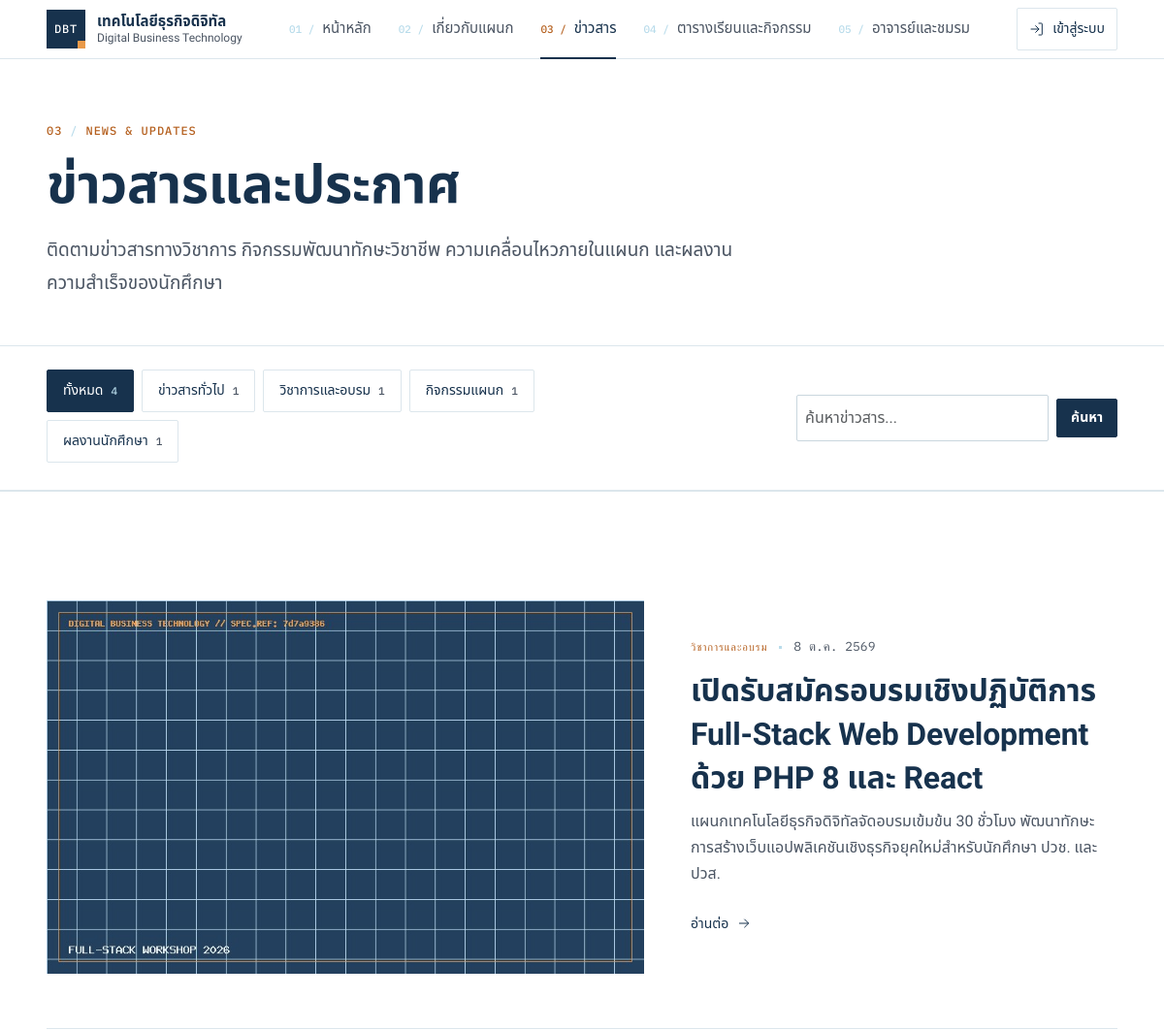
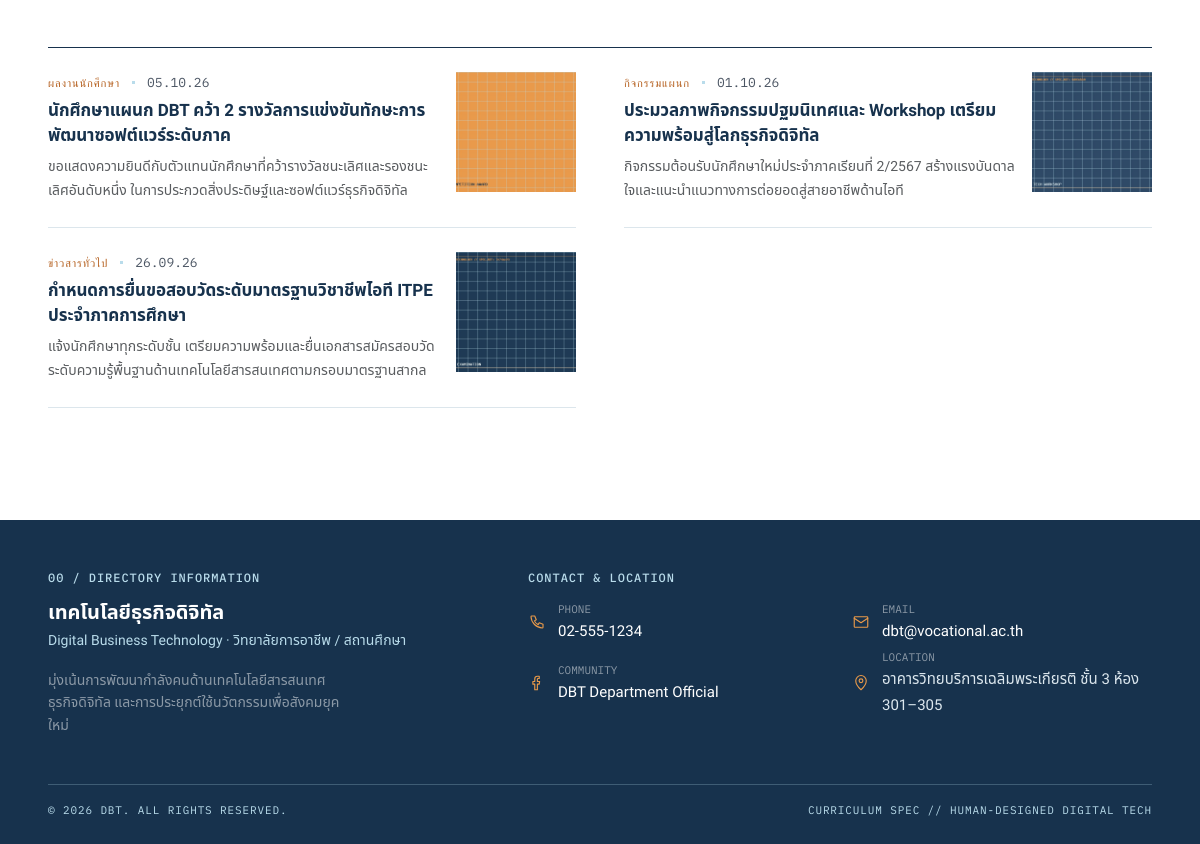
Page /news.php on the committed database (2 pictures, top to bottom).
### tables this page shows
CREATE TABLE `news_categories` (
  `id` INT AUTO_INCREMENT PRIMARY KEY,
  `name` VARCHAR(50) NOT NULL,
  `slug` VARCHAR(50) NOT NULL UNIQUE
);

CREATE TABLE `news` (
  `id` INT AUTO_INCREMENT PRIMARY KEY,
  `category_id` INT NOT NULL,
  `title` VARCHAR(255) NOT NULL,
  `summary` TEXT NOT NULL,
  `content` MEDIUMTEXT NOT NULL,
  `image_path` VARCHAR(255) NULL,
  `is_featured` TINYINT(1) NOT NULL DEFAULT 0,
  `published_at` DATE NOT NULL,
  `created_at` TIMESTAMP DEFAULT CURRENT_TIMESTAMP,
  INDEX `idx_news_cat` (`category_id`),
  INDEX `idx_news_pub` (`published_at`)
);

### includes/db.php (called while the page is built, shortened)
<?php
function db(): PDO
{
    static $pdo = null;
    if ($pdo === null) {
        try {
            $pdo = new PDO(
                'mysql:host=' . DB_HOST . ';dbname=' . DB_NAME . ';charset=utf8mb4',
                DB_USER,
                DB_PASS,
                [
                    PDO::ATTR_ERRMODE            => PDO::ERRMODE_EXCEPTION,
                    PDO::ATTR_DEFAULT_FETCH_MODE => PDO::FETCH_ASSOC,
                    PDO::ATTR_EMULATE_PREPARES   => false,
                ]
            );
        } catch (PDOException $e) {
            http_response_code(500);
            exit('<p style="font-family:sans-serif;padding:2rem">เชื่อมต่อฐานข้อมูลไม่ได้ — ตรวจสอบค่าใน <code>includes/config.php</code> และนำเข้า <code>database/schema.sql</code></p>');
        }
    }
    return $pdo;
}
function execute_query(string $sql, array $params = []): PDOStatement
{
    $st = db()->prepare($sql);
    $st->execute($params);
    return $st;
}
function q(string $sql, array $params = []): PDOStatement
{
    return execute_query($sql, $params);
}

### news.php (the view, shortened to what this page needs)
<?php
require_once __DIR__ . '/includes/helpers.php';
    ?>
    <?php
$catSlug     = filter_input(INPUT_GET, 'cat', FILTER_DEFAULT) ?: '';
$searchQuery = trim((string) ($_GET['q'] ?? ''));
$categories = q("
  SELECT c.*, COUNT(n.id) as news_count
  FROM news_categories c
  LEFT JOIN news n ON n.category_id = c.id
  GROUP BY c.id
  ORDER BY c.id ASC
")->fetchAll();
$totalCount = (int) q("SELECT COUNT(*) FROM news")->fetchColumn();
$params = [];
$whereClause = "WHERE 1=1";
$newsList = q("
  SELECT n.*, c.name as category_name, c.slug as category_slug
  FROM news n
  JOIN news_categories c ON n.category_id = c.id
  $whereClause
  ORDER BY n.is_featured DESC, n.published_at DESC, n.id DESC
", $params)->fetchAll();
$featuredArticle = null;
$regularList = $newsList;
if (empty($catSlug) && empty($searchQuery) && !empty($newsList)) {
    $featuredArticle = array_shift($regularList);
}
include __DIR__ . '/includes/header.php';
?>
<div class="page-head">
  <div class="container-xl">
    <p class="eyebrow">
      <span>03</span>
      <span class="sep">/</span>
      <span>NEWS & UPDATES</span>
    </p>
    <h1>ข่าวสารและประกาศ</h1>
    <p class="lead-text">
      ติดตามข่าวสารทางวิชาการ กิจกรรมพัฒนาทักษะวิชาชีพ ความเคลื่อนไหวภายในแผนก และผลงานความสำเร็จของนักศึกษา
    </p>
  </div>
</div>
<section class="section" style="padding-top: var(--s-5); padding-bottom: var(--s-5); border-bottom: 1px solid var(--c-line);">
  <div class="container-xl">
    <div class="row align-items-center gy-3">
      <div class="col-12 col-md-7">
        <div class="chip-scroll" role="tablist" aria-label="กรองหมวดหมู่ข่าว">
          <a href="<?= url('news.php' . ($searchQuery ? '?q=' . urlencode($searchQuery) : '')) ?>" class="chip" <?= empty($catSlug) ? 'aria-current="page"' : '' ?>>
            <span>ทั้งหมด</span>
            <span class="count"><?= $totalCount ?></span>
          </a>
          <?php foreach ($categories as $cat): ?>
            <a href="<?= url('news.php?cat=' . urlencode($cat['slug']) . ($searchQuery ? '&q=' . urlencode($searchQuery) : '')) ?>" class="chip" <?= $catSlug === $cat['slug'] ? 'aria-current="page"' : '' ?>>
              <span><?= e($cat['name']) ?></span>
              <span class="count"><?= (int) $cat['news_count'] ?></span>
            </a>
          <?php endforeach; ?>
        </div>
      </div>
      <div class="col-12 col-md-5">
        <form method="get" action="<?= url('news.php') ?>" class="d-flex align-items-center gap-2 justify-content-md-end m-0">
          <input type="search"
                 name="q"
                 class="form-control form-control-sm"
                 style="max-width: 260px;"
                 placeholder="ค้นหาข่าวสาร..."
                 value="<?= e($searchQuery) ?>">
          <button type="submit" class="btn btn-sm btn-navy" style="white-space: nowrap;">
            <span>ค้นหา</span>
          </button>
        </form>
      </div>
    </div>
  </div>
</section>
<section class="section">
  <div class="container-xl">
    <?php if ($featuredArticle): ?>
      <div class="mb-5 pb-5 border-bottom">
        <a href="<?= url('news.php?id=' . $featuredArticle['id']) ?>" class="news-feature">
          <div class="figure-img">
            <?php if (!empty($featuredArticle['image_path']) && file_exists(ROOT_PATH . '/' . $featuredArticle['image_path'])): ?>
              <img src="<?= url($featuredArticle['image_path']) ?>" alt="<?= e($featuredArticle['title']) ?>">
            <?php else: ?>
              <div class="monogram monogram-lg" style="aspect-ratio: 16/10;">FEATURED</div>
            <?php endif; ?>
          </div>
          <div>
            <div class="meta-line">
              <span class="tag"><?= e($featuredArticle['category_name']) ?></span>
              <span class="dot"></span>
              <span class="mono"><?= thai_date($featuredArticle['published_at']) ?></span>
            </div>
            <h2><?= e($featuredArticle['title']) ?></h2>
            <p><?= e($featuredArticle['summary']) ?></p>
            <span class="link-more mt-3">
              <span>อ่านต่อ</span>
              <?= icon('arrow-right', 16) ?>
            </span>
          </div>
        </a>
      </div>
    <?php endif; ?>
    <?php if (empty($newsList)): ?>
      <div class="text-center py-5 text-muted">
        <?= icon('news', 40) ?>
        <p class="mt-3">ยังไม่มีข่าวสารในหมวดหมู่นี้</p>
      </div>
    <?php else: ?>
      <ul class="news-list">
        <?php foreach ($regularList as $item): ?>
          <li>
            <a href="<?= url('news.php?id=' . $item['id']) ?>" class="news-row">
              <div>
                <div class="meta-line mb-1">
                  <span class="tag"><?= e($item['category_name']) ?></span>
                  <span class="dot"></span>
                  <span class="mono"><?= mono_date($item['published_at']) ?></span>
                </div>
                <h3><?= e($item['title']) ?></h3>
                <p class="text-muted mb-0" style="font-size: .875rem;">
                  <?= e($item['summary']) ?>
                </p>
              </div>
              <div class="thumb">
                <?php if (!empty($item['image_path']) && file_exists(ROOT_PATH . '/' . $item['image_path'])): ?>
                  <img src="<?= url($item['image_path']) ?>" alt="<?= e($item['title']) ?>" loading="lazy">
                <?php else: ?>
                  <div class="monogram"><?= e(SITE_SHORT) ?></div>
                <?php endif; ?>
              </div>
            </a>
          </li>
        <?php endforeach; ?>
      </ul>
    <?php endif; ?>
  </div>
</section>
<?php include __DIR__ . '/includes/footer.php'; ?>

### rows in the picture
news_categories: name "ข่าวสารทั่วไป", news_count "1"
news_categories: name "วิชาการและอบรม", news_count "1"
news_categories: name "กิจกรรมแผนก", news_count "1"
news_categories: name "ผลงานนักศึกษา", news_count "1"
news: image_path (picture), published_at "8 ต.ค. 2569", title "เปิดรับสมัครอบรมเชิงปฏิบัติการ Full-Stack Web Development ด้วย PHP 8 และ React", summary "แผนกเทคโนโลยีธุรกิจดิจิทัลจัดอบรมเข้มข้น 30 ชั่วโมง พัฒนาทักษะการสร้างเว็บแอปพลิเคชันเชิงธุรกิจยุคใหม่สำหรับนักศึกษา ปวช. และ ปวส."
news: news_categories.name "ผลงานนักศึกษา", published_at "05.10.26", title "นักศึกษาแผนก DBT คว้า 2 รางวัลการแข่งขันทักษะการพัฒนาซอฟต์แวร์ระดับภาค", summary "ขอแสดงความยินดีกับตัวแทนนักศึกษาที่คว้ารางวัลชนะเลิศและรองชนะเลิศอันดับหนึ่ง ในการประกวดสิ่งประดิษฐ์และซอฟต์แวร์ธุรกิจดิจิทัล", image_path (picture)
news: news_categories.name "กิจกรรมแผนก", published_at "01.10.26", title "ประมวลภาพกิจกรรมปฐมนิเทศและ Workshop เตรียมความพร้อมสู่โลกธุรกิจดิจิทัล", summary "กิจกรรมต้อนรับนักศึกษาใหม่ประจำภาคเรียนที่ 2/2567 สร้างแรงบันดาลใจและแนะนำแนวทางการต่อยอดสู่สายอาชีพด้านไอที", image_path (picture)
news: news_categories.name "ข่าวสารทั่วไป", published_at "26.09.26", title "กำหนดการยื่นขอสอบวัดระดับมาตรฐานวิชาชีพไอที ITPE ประจำภาคการศึกษา", summary "แจ้งนักศึกษาทุกระดับชั้น เตรียมความพร้อมและยื่นเอกสารสมัครสอบวัดระดับความรู้พื้นฐานด้านเทคโนโลยีสารสนเทศตามกรอบมาตรฐานสากล", image_path (picture)

### other values in the picture
SITE_NAME "เทคโนโลยีธุรกิจดิจิทัล"
SITE_NAME_EN "Digital Business Technology"
$totalCount "4"
INSTITUTE_NAME "วิทยาลัยการอาชีพ / สถานศึกษา"
setting('contact_phone', CONTACT_PHONE) "02-555-1234"
setting('contact_email', CONTACT_EMAIL) "dbt@vocational.ac.th"
setting('contact_facebook_name', CONTACT_FACEBOOK_NAME) "DBT Department Official"
setting('contact_address', CONTACT_ADDRESS) "อาคารวิทยบริการเฉลิมพระเกียรติ ชั้น 3 ห้อง 301–305"
SITE_SHORT "DBT"
